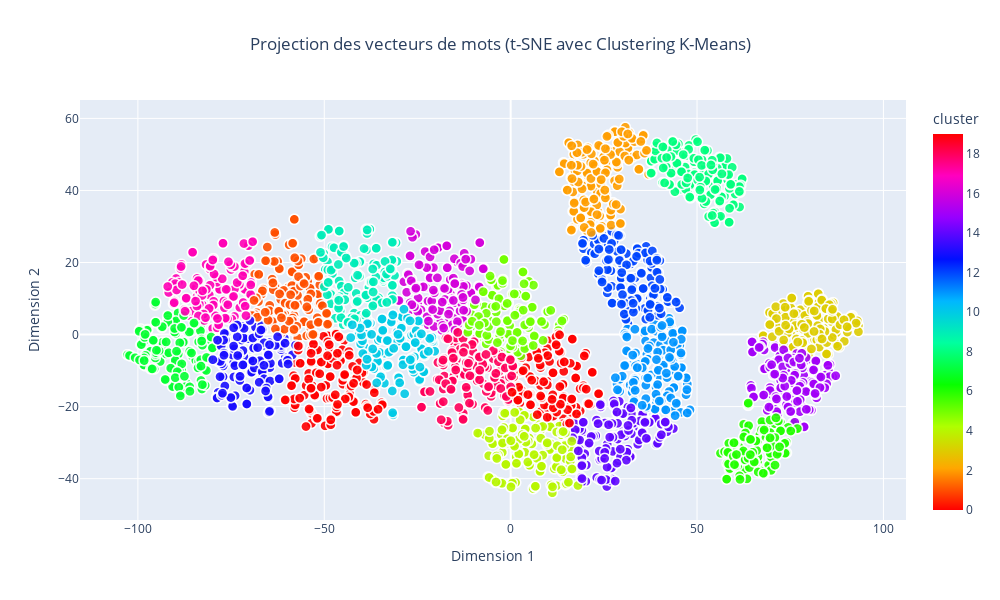

Notebook cell for this chart:
### Code cell
from sklearn.preprocessing import StandardScaler
from sklearn.manifold import TSNE
from sklearn.cluster import KMeans
import pandas as pd
import plotly.express as px

# Normalisation des vecteurs
scaler = StandardScaler()
vectors_normalized = scaler.fit_transform(vectors)

# Réduction des vecteurs à 2 dimensions avec t-SNE
tsne = TSNE(n_components=2, random_state=42, perplexity=10, n_iter=1000)
word_vectors_2d = tsne.fit_transform(vectors_normalized)

# Appliquer le clustering K-Means
n_clusters = 20
kmeans = KMeans(n_clusters=n_clusters, random_state=42)
clusters = kmeans.fit_predict(word_vectors_2d)

# Préparer les données pour le graphique
df = pd.DataFrame(word_vectors_2d, columns=['Dim1', 'Dim2'])  # Dimensions réduites avec t-SNE
df['word'] = words  # Ajouter les mots correspondants
df['cluster'] = clusters  # Ajouter les labels des clusters

# Créer le graphique interactif
fig = px.scatter(
    df,
    x='Dim1',
    y='Dim2',
    color='cluster',  # Utiliser les clusters pour la coloration
    hover_name='word',  # Afficher le mot lors du survol
    title="Projection des vecteurs de mots (t-SNE avec Clustering K-Means)",
    labels={'Dim1': 'Dimension 1', 'Dim2': 'Dimension 2'},
    color_continuous_scale='hsv',  # Choisir une palette de couleurs
    category_orders={"cluster": [str(i) for i in range(n_clusters)]},  # Assurez-vous que les clusters sont dans un ordre compréhensible
    width=1000,
    height=600
)

# Personnaliser les points
fig.update_traces(marker=dict(size=10, opacity=0.9, line=dict(width=1.5, color='white')))

# Ajouter un titre pour la légende des clusters
fig.update_layout(
    legend_title="Clusters",
    title_x=0.5,  # Centrer le titre
)

# Afficher le graphique
fig.show()

### Figure 1 — Plotly figure (JSON) as saved in the notebook; plotly's stock layout.template omitted (floating-point values rounded to 4 significant figures; data arrays with more than 128 entries replaced by an {"elided": "..."} marker saying what was removed)
{"data": [{"hovertemplate": "<b>%{hovertext}</b><br><br>Dimension 1=%{x}<br>Dimension 2=%{y}<br>cluster=%{marker.color}<extra></extra>", "hovertext": {"elided": "2633 str values"}, "legendgroup": "", "marker": {"color": {"elided": "2633 int values"}, "coloraxis": "coloraxis", "line": {"color": "white", "width": 1.5}, "opacity": 0.9, "size": 10, "symbol": "circle"}, "mode": "markers", "name": "", "showlegend": false, "type": "scattergl", "x": {"elided": "2633 float values"}, "xaxis": "x", "y": {"elided": "2633 float values"}, "yaxis": "y"}], "layout": {"coloraxis": {"colorbar": {"title": {"text": "cluster"}}, "colorscale": [[0, "#ff0000"], [0.1111, "#ffa700"], [0.2222, "#afff00"], [0.3333, "#08ff00"], [0.4444, "#00ff9f"], [0.5556, "#00b7ff"], [0.6667, "#0010ff"], [0.7778, "#9700ff"], [0.8889, "#ff00bf"], [1, "#ff0000"]]}, "height": 600, "legend": {"title": {"text": "Clusters"}, "tracegroupgap": 0}, "title": {"text": "Projection des vecteurs de mots (t-SNE avec Clustering K-Means)", "x": 0.5}, "width": 1000, "xaxis": {"anchor": "y", "domain": [0, 1], "title": {"text": "Dimension 1"}}, "yaxis": {"anchor": "x", "domain": [0, 1], "title": {"text": "Dimension 2"}}}}
